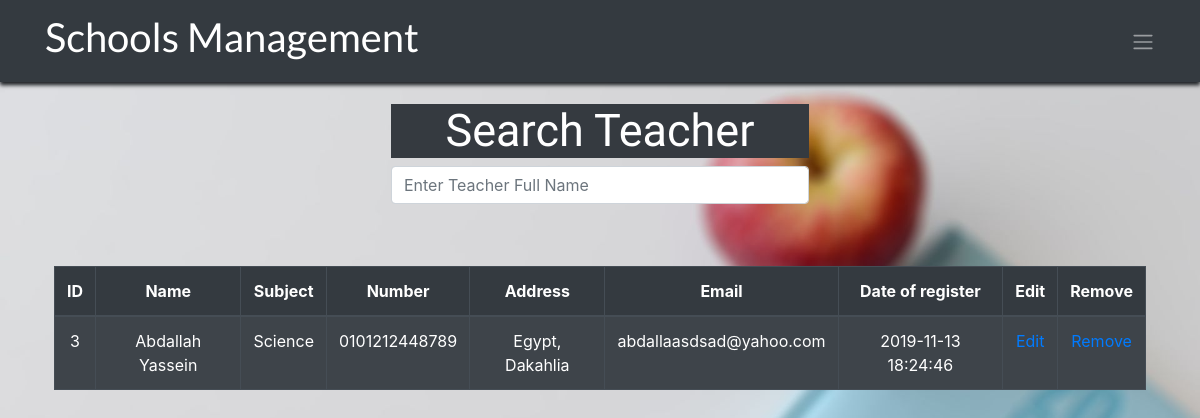
/institutions/show_data/search-teachers.php (signed in), run on the app's committed database.
### tables this page shows
CREATE TABLE `teachers` (
  `id` int(11) NOT NULL,
  `school_id` int(11) DEFAULT NULL,
  `username` text DEFAULT NULL,
  `password` text DEFAULT NULL,
  `name` text DEFAULT NULL,
  `subject` text DEFAULT NULL,
  `number` text DEFAULT NULL,
  `email` text DEFAULT NULL,
  `address` text DEFAULT NULL,
  `date_of_register` timestamp NOT NULL DEFAULT current_timestamp()
);

### institutions/show_data/search-teachers.php (the view, shortened to what this page needs)
<!DOCTYPE html>
<html>
<head>
  <link rel="stylesheet" href="https://stackpath.bootstrapcdn.com/bootstrap/4.3.1/css/bootstrap.min.css">
</head>
<body>
    <nav class="navbar navbar-expand-sm bg-dark navbar-dark">
        <div class="container">
            <a class="navbar-brand" href="../welcome.php">
                <h1 class="text-center navtitle">Schools Management</h1>
            </a>
            <ul class="nav navbar-nav ml-auto">
                <li class="nav-item dropdown ">
                    <a class="navbar-toggler-icon" href="#" id="navbardrop" data-toggle="dropdown"></a>
                </li>
            </ul>
    </nav>
    <div class="container">
    <div class="col-13 col-sm-6 col-md-5 mx-auto" style="padding: 2%;">
        <div class="form-group">
          <h2 class="text-center" style=" font-size: 45px; font-family:'Coustard', serif; color: #FFFFFF; background-color:#353a40;">Search Teacher</h2>
          <input type="text" name="search" id="search" autocomplete="off" class="form-control" placeholder="Enter Teacher Full Name">
        </div>
      </div>
    </div>
    <div class="container" style="padding: 2%;">
        <table class="table table-bordered table-striped table-dark">
            <thead>
                <tr>
                    <th style="text-align: center;">ID</th>
                    <th style="text-align: center;">Name</th>
                    <th style="text-align: center;">Subject</th>
                    <th style="text-align: center;">Number</th>
                    <th style="text-align: center;">Address</th>
                    <th style="text-align: center;">Email</th>
                    <th style="text-align: center;">Date of register</th>
                    <th style="text-align: center;">Edit</th>
                    <th style="text-align: center;">Remove</th>
                </tr>
            </thead>
            <tbody>
                <tr>
                    <?php
                    include("../config.php");
                    $query = "SELECT * FROM teachers ORDER BY name";
                    $result = mysqli_query($link, $query);
                    if (mysqli_num_rows($result) > 0) {
                        while ($user = mysqli_fetch_array($result)) {
                            if ($user['school_id'] == (int)$_SESSION['id']) {
                            echo "<td align='center'>" . $user['id'] . "</td>";
                            echo "<td align='center'>" . $user['name'] . "</td>";
                            echo "<td align='center'>" . $user['subject'] . "</td>";
                            echo "<td align='center'>" . $user['number'] . "</td>";
                            echo "<td align='center'>" . $user['address'] . "</td>";
                            echo "<td align='center'>" . $user['email'] . "</td>";
                            echo "<td align='center'>" . $user['date_of_register'] . "</td>";
                            echo ("<td align='center'><a href=\"../edit_data/edit-teacher.php?teacher_id=".$user['id']."\">Edit</a></td>");
                            echo ("<td align='center'><a href=\"../remove_data/remove-teacher.php?teacher_id=".$user['id']."\">Remove</a></td>");
                            echo "</tr>";
                        }
                    }
                }
                    ?>
        </table>
    </div>
</body>
</html>

### institutions/show_data/search-teachers.php (style rules this page uses)
body { background-image: url("../images/back22.jpg"); background-size: cover; }
.navtitle { font-family: 'Lato', sans-serif; }
.navbar { box-shadow: 0 3px 4px rgba(0, 0, 0, 0.16), 0 3px 4px; }

### data on the page
teachers: id "3", name "Abdallah Yassein", subject "Science", number "0101212448789", address "Egypt, Dakahlia", email "abdallaasdsad@yahoo.com", date_of_register "2019-11-13 18:24:46"
